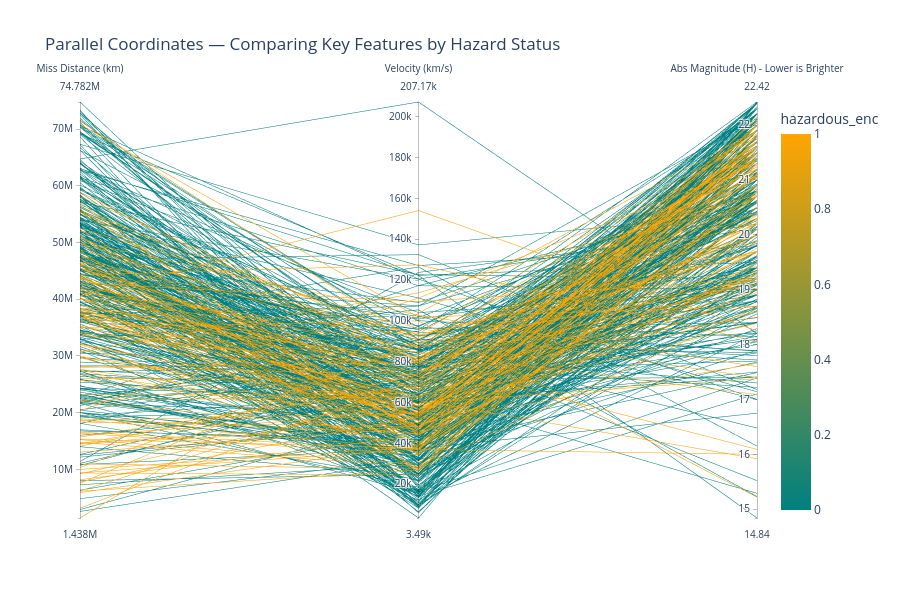

Source (notebook cell):
### Code cell
# Parallel coordinates plot with Plotly

fig = px.parallel_coordinates(
    df_reduced,
    dimensions=[
        #"est_diameter_mean", -commented out as not selected in final model
        "miss_distance_mean",
        "relative_velocity_mean",
        "absolute_magnitude_mean"
    ],
    color="hazardous_enc",
    #use color safe colours
    color_continuous_scale=["teal", "Orange"],
    labels={
        #"est_diameter_mean": "Diameter (km)", -commented out as not selected in final model
        "miss_distance_mean": "Miss Distance (km)",
        "relative_velocity_mean": "Velocity (km/s)",
        #invert the label to show that lower magnitude means brighter/larger
        "absolute_magnitude_mean": "Abs Magnitude (H) - Lower is Brighter",
    },
    title="Parallel Coordinates — Comparing Key Features by Hazard Status"
)

fig.update_layout(
    width=900, height=600,
    template="plotly_white"
)
fig.show()

### Figure 1 — Plotly figure (JSON) as saved in the notebook; plotly's stock layout.template omitted (floating-point values rounded to 4 significant figures; data arrays with more than 128 entries replaced by an {"elided": "..."} marker saying what was removed)
{"data": [{"dimensions": [{"label": "Miss Distance (km)", "values": {"elided": "508 float values"}}, {"label": "Velocity (km/s)", "values": {"elided": "508 float values"}}, {"label": "Abs Magnitude (H) - Lower is Brighter", "values": {"elided": "508 float values"}}], "domain": {"x": [0, 1], "y": [0, 1]}, "line": {"color": {"elided": "508 int values"}, "coloraxis": "coloraxis"}, "name": "", "type": "parcoords"}], "layout": {"coloraxis": {"colorbar": {"title": {"text": "hazardous_enc"}}, "colorscale": [[0, "teal"], [1, "Orange"]]}, "height": 600, "legend": {"tracegroupgap": 0}, "title": {"text": "Parallel Coordinates — Comparing Key Features by Hazard Status"}, "width": 900}}
